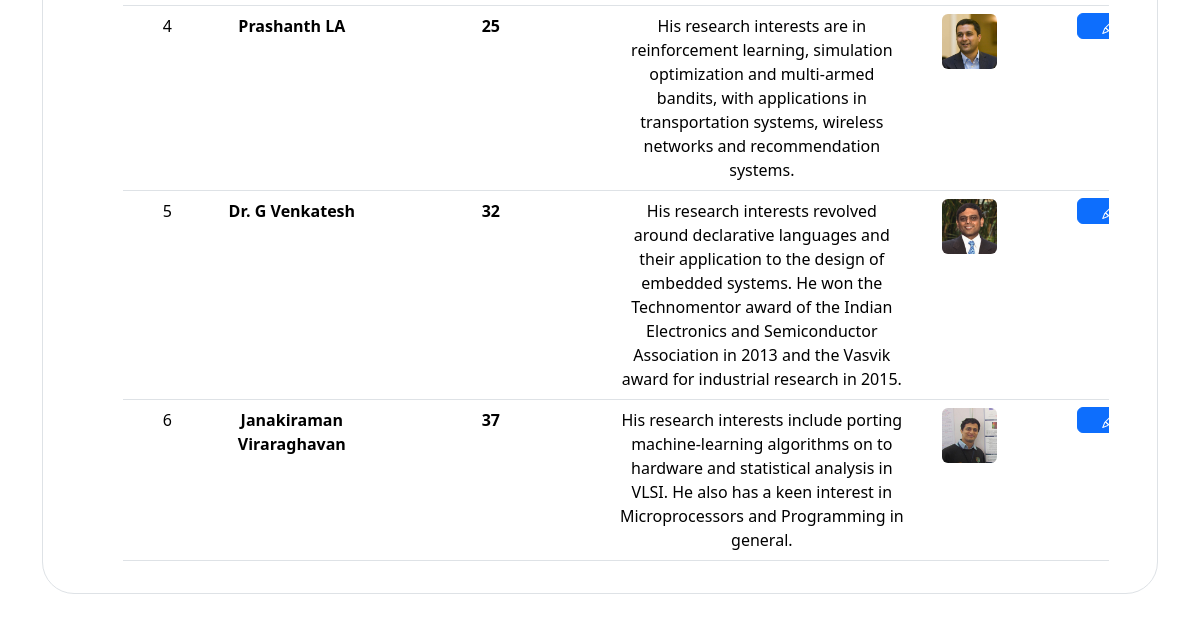
Page /admin_instructor (lower part) on the earlier database version.
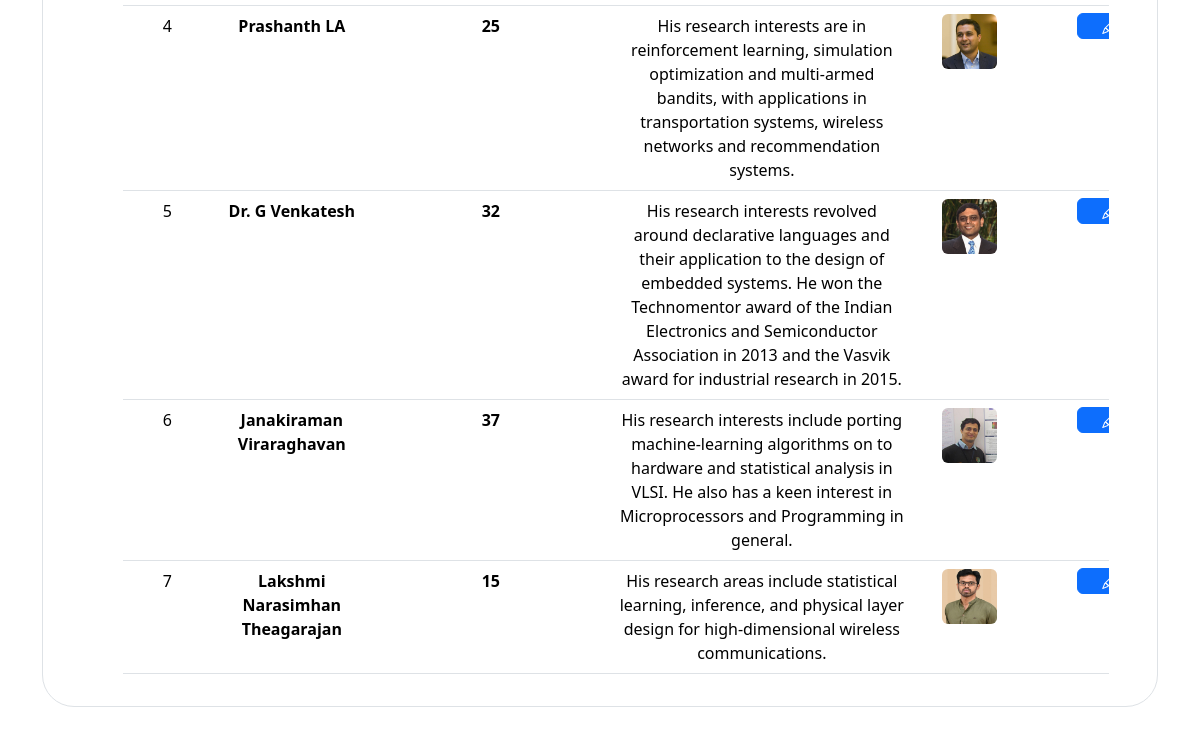
Same page on the later database version.
### application/models.py (models this page shows)
class Instructor(db.Model):  # Instructor Model
    id = db.Column(db.Integer, primary_key=True)
    name = db.Column(db.String(), nullable=False)
    experience = db.Column(db.Integer)
    description = db.Column(db.String(), nullable=False)
    inst_image = db.Column(db.String(), nullable=False)

### application/controllers.py (the view, shortened to what this page needs)
@app.route("/admin_instructor", defaults={'optional': None}, methods=["GET", "POST"])
@app.route("/admin_instructor/<optional>", methods=["GET", "POST"])  #for creating api for showing instructors in subject create form only
def admin_instructor(optional):
    if request.method == 'GET':
        instructors=Instructor.query.all()
        if optional == "all_instructors":
            all_instructors = [{"id": instructor.id, "name": instructor.name} for instructor in instructors]
            return jsonify(all_instructors)
        else:
            this_user = User.query.filter_by(type="admin").first()
            return render_template("admin/admin_instructor.html", this_user=this_user, instructors=instructors)

### templates/admin/admin_instructor.html (shortened to what this page needs)
{% extends 'base/admin_base.html' %}
{% block admin_content %}
<div class="px-4 text-center">
    <div class="container my-5">
        <div class="position-relative px-5 py-3 text-center text-muted bg-body border border-dashed rounded-5">
            <br>
            <div class="table-responsive" >
                <table class="table table-hover" style="width: 1142px; margin-left: 32px;">
                    <tbody class="table-group-divider">
                      {% for instructor in instructors %}
                      <tr class="pt-5" >
                          <td scope="row">{{ loop.index }}</td>
                          <th class="text-wrap" style="width: 10rem;">{{ instructor.name }}</th>
                          <th class="text-wrap">{{ instructor.experience }}</th>
                          <td class="text-wrap" style="width: 19rem;">{{ instructor.description }}</td>
                          <td>
                            <img src="/static/uploads/{{ instructor.inst_image }}" id="mod_prev_sub_image" width="55px" height="55px" class="rounded" alt="Subject Image">
                          </td>
                          <td class="" >
                              <button type="button" class="btn btn-primary view-btn" id="sub{{ instructor.id }}" value="{{ instructor.id }}" onclick="getInstructorDetails('{{ instructor.id }}')" data-bs-toggle="modal" data-bs-target="#modifyInstructorModal"><i class="bi bi-pencil"></i></button>
                          </td>
                      </tr>
                      {% endfor %}
                    </tbody>
                </table>
            </div>
        </div><br>
    </div>
</div>
{% endblock %}

### templates/base/admin_base.html (shortened to what this page needs)
{% extends 'base/base.html' %}
{% block page_css %}
  <link rel="stylesheet" href="/static/admin.css">
{% endblock %}
{% block page_body %}
  <main class="position asbolute">
    {% block admin_content %} {% endblock %}
  </main>
{% endblock %}

### templates/base/base.html (shortened to what this page needs)
<!doctype html>
<html lang="en">
<head>
    <link rel="stylesheet" href="/static/base.css">
    <link href="https://cdn.jsdelivr.net/npm/bootstrap@5.3.3/dist/css/bootstrap.min.css" rel="stylesheet"
>
    <link rel="stylesheet" href="https://cdn.jsdelivr.net/npm/bootstrap-icons@1.11.3/font/bootstrap-icons.min.css">
    <link rel="stylesheet" href="https://cdnjs.cloudflare.com/ajax/libs/font-awesome/6.5.1/css/all.min.css">
    {% block page_css %} {% endblock %}
</head>
<body>
<main>
    {% block page_body %} {% endblock %}
</main>
</body>
</html>

### static/base.css (style rules this page uses)
html, body { height: 100%; margin: 0; display: flex; flex-direction: column; }
main { flex-grow: 1; }

### templates/admin/admin_instructor.html (style rules this page uses)
.view-btn { padding: 0px 24px; margin-top: -3px; }

Differences in the rows shown:
added Instructor: name "Lakshmi Narasimhan Theagarajan", experience "15", description "His research areas include statistical learning, inference, and physical layer design for high-dimensional wireless communications.", inst_image (picture)
